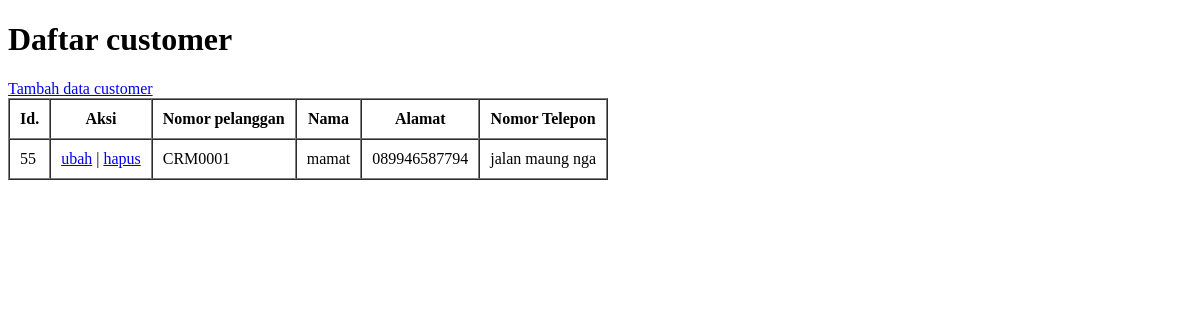
Before: / with the older database file.
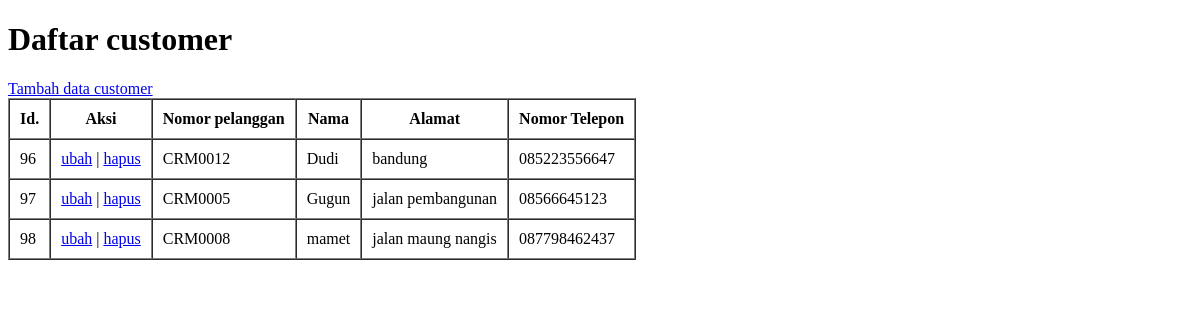
After: the same page with the newer database file.
### tables this page shows
CREATE TABLE `customer_table` (
  `id` int(11) UNSIGNED NOT NULL,
  `no_customer` varchar(30) NOT NULL,
  `nama` varchar(30) NOT NULL,
  `alamat` varchar(50) NOT NULL,
  `no_telepon` varchar(15) NOT NULL
);

### function.php (called while the page is built, shortened)
<?php
$conn = mysqli_connect("localhost", "root", "", "customer");
function query($query) {
	global $conn;
	$result = mysqli_query($conn, $query);
	$rows = [];
	while ( $row = mysqli_fetch_assoc($result)){
		$rows[] = $row;
	}
	return $rows;
}
?>

### index.php (the view, shortened to what this page needs)
<?php
require 'function.php';
$ableh = query("SELECT * FROM customer_table");
?>
<!DOCTYPE html>
<html>
<head>
</head>
<body>
<h1>Daftar customer</h1>
<a href="tambah.php">Tambah data customer</a>
<table border="1" cellpadding="10" cellspacing="0">
	<tr>
		<th>Id.</th>
		<th>Aksi</th>
		<th>Nomor pelanggan</th>
		<th>Nama</th>
		<th>Alamat</th>
		<th>Nomor Telepon</th>
	</tr>
	<?php foreach( $ableh as $row) : ?>
	<tr>
		<td><?= $row["id"]?></td>
		<td><a href="ubah.php?id=<?= $row["id"]; ?>">ubah</a> |
			<a href="hapus.php?id=<?= $row["id"]; ?>" onclick="return confirm('yakin?');">hapus</a>
		</td>
		<td><?= $row["no_customer"]; ?></td>
		<td><?= $row["nama"]; ?></td>
		<td><?= $row["alamat"]; ?></td>
		<td><?= $row["no_telepon"]; ?></td>
	</tr>
<?php endforeach; ?>
</body>
</html>

Changed rows visible on the page:
removed customer_table: id "55", no_customer "CRM0001", nama "mamat", alamat "089946587794", no_telepon "jalan maung nga"
added customer_table: id "96", no_customer "CRM0012", nama "Dudi", alamat "bandung", no_telepon "085223556647"
added customer_table: id "97", no_customer "CRM0005", nama "Gugun", alamat "jalan pembangunan", no_telepon "08566645123"
added customer_table: id "98", no_customer "CRM0008", nama "mamet", alamat "jalan maung nangis", no_telepon "087798462437"
